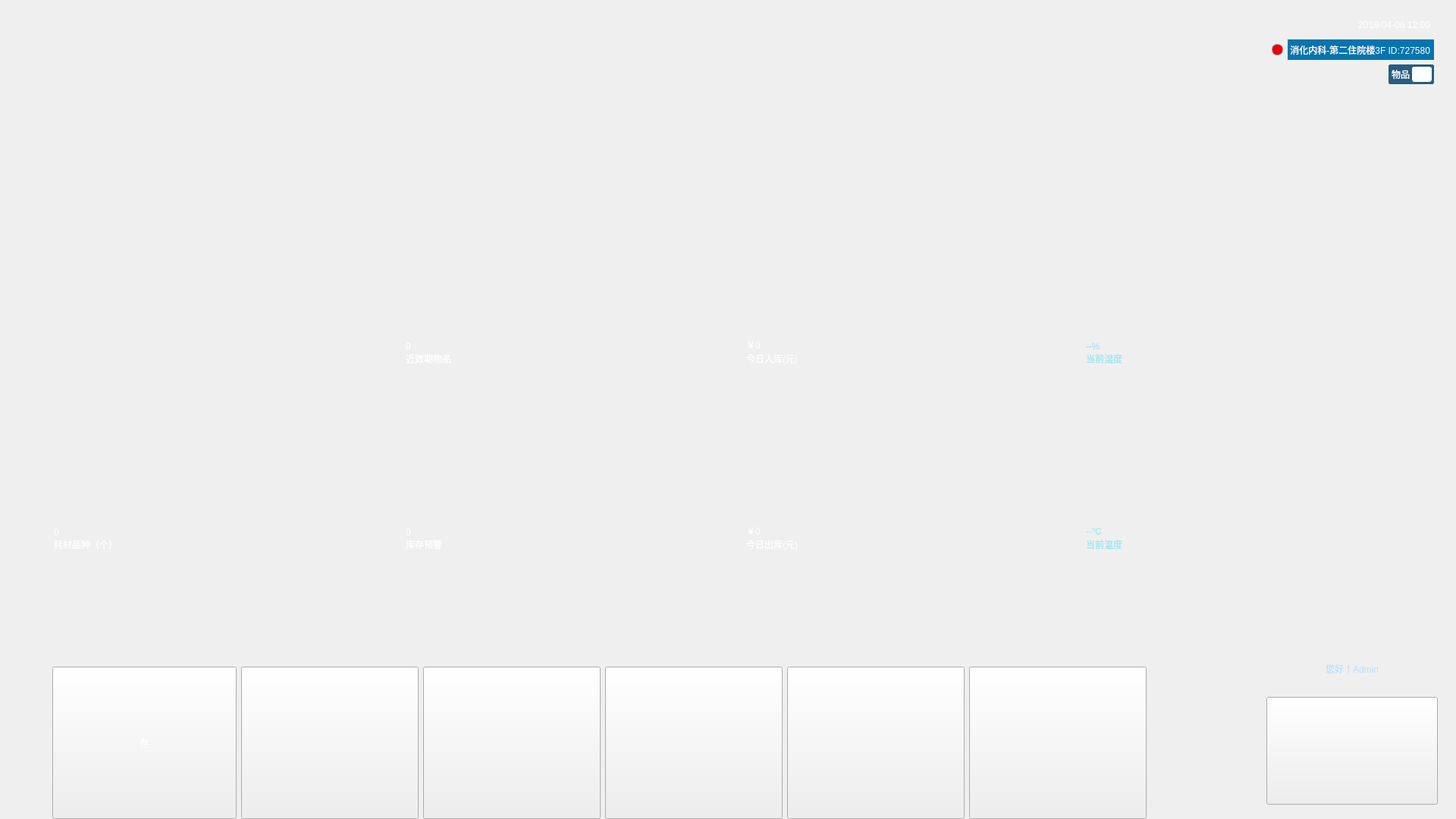
<?xml version="1.0" encoding="UTF-8"?>
<ui version="4.0">
 <class>AIOMachine</class>
 <widget class="QWidget" name="AIOMachine">
  <property name="geometry">
   <rect>
    <x>0</x>
    <y>0</y>
    <width>1920</width>
    <height>1080</height>
   </rect>
  </property>
  <property name="sizePolicy">
   <sizepolicy hsizetype="Maximum" vsizetype="Expanding">
    <horstretch>0</horstretch>
    <verstretch>0</verstretch>
   </sizepolicy>
  </property>
  <property name="focusPolicy">
   <enum>Qt::StrongFocus</enum>
  </property>
  <property name="windowTitle">
   <string>Form</string>
  </property>
  <property name="styleSheet">
   <string notr="true">#AIOMachine{
border-image: url(:/image/image/aio/bg_new.png);
}</string>
  </property>
  <layout class="QVBoxLayout" name="verticalLayout" stretch="1,8">
   <property name="spacing">
    <number>0</number>
   </property>
   <property name="leftMargin">
    <number>0</number>
   </property>
   <property name="topMargin">
    <number>0</number>
   </property>
   <property name="rightMargin">
    <number>0</number>
   </property>
   <property name="bottomMargin">
    <number>0</number>
   </property>
   <item>
    <layout class="QHBoxLayout" name="horizontalLayout">
     <property name="leftMargin">
      <number>10</number>
     </property>
     <property name="rightMargin">
      <number>20</number>
     </property>
     <item>
      <spacer name="horizontalSpacer">
       <property name="orientation">
        <enum>Qt::Horizontal</enum>
       </property>
       <property name="sizeHint" stdset="0">
        <size>
         <width>40</width>
         <height>20</height>
        </size>
       </property>
      </spacer>
     </item>
     <item>
      <widget class="QFrame" name="frame_3">
       <property name="sizePolicy">
        <sizepolicy hsizetype="Expanding" vsizetype="Preferred">
         <horstretch>0</horstretch>
         <verstretch>0</verstretch>
        </sizepolicy>
       </property>
       <property name="minimumSize">
        <size>
         <width>800</width>
         <height>0</height>
        </size>
       </property>
       <property name="frameShape">
        <enum>QFrame::NoFrame</enum>
       </property>
       <property name="frameShadow">
        <enum>QFrame::Raised</enum>
       </property>
       <layout class="QVBoxLayout" name="verticalLayout_7">
        <item>
         <spacer name="verticalSpacer_3">
          <property name="orientation">
           <enum>Qt::Vertical</enum>
          </property>
          <property name="sizeHint" stdset="0">
           <size>
            <width>20</width>
            <height>40</height>
           </size>
          </property>
         </spacer>
        </item>
        <item>
         <widget class="QLabel" name="msg">
          <property name="minimumSize">
           <size>
            <width>0</width>
            <height>30</height>
           </size>
          </property>
          <property name="styleSheet">
           <string notr="true">font: 16px &quot;WenQuanYi Micro Hei Mono&quot;;
color: rgb(252, 233, 79);</string>
          </property>
          <property name="text">
           <string/>
          </property>
          <property name="alignment">
           <set>Qt::AlignRight|Qt::AlignTrailing|Qt::AlignVCenter</set>
          </property>
         </widget>
        </item>
       </layout>
      </widget>
     </item>
     <item>
      <widget class="QFrame" name="frame">
       <property name="sizePolicy">
        <sizepolicy hsizetype="Maximum" vsizetype="Preferred">
         <horstretch>0</horstretch>
         <verstretch>0</verstretch>
        </sizepolicy>
       </property>
       <property name="minimumSize">
        <size>
         <width>20</width>
         <height>0</height>
        </size>
       </property>
       <property name="frameShape">
        <enum>QFrame::NoFrame</enum>
       </property>
       <property name="frameShadow">
        <enum>QFrame::Raised</enum>
       </property>
       <layout class="QVBoxLayout" name="verticalLayout_2">
        <property name="topMargin">
         <number>20</number>
        </property>
        <item>
         <widget class="QLabel" name="aio_time">
          <property name="styleSheet">
           <string notr="true">color: rgb(255, 255, 255);
font: 18px &quot;WenQuanYi Micro Hei Mono&quot;;
padding-right:2px;</string>
          </property>
          <property name="text">
           <string>2019-04-06 12:00</string>
          </property>
          <property name="alignment">
           <set>Qt::AlignRight|Qt::AlignTrailing|Qt::AlignVCenter</set>
          </property>
         </widget>
        </item>
        <item>
         <layout class="QHBoxLayout" name="horizontalLayout_8">
          <item>
           <spacer name="horizontalSpacer_7">
            <property name="orientation">
             <enum>Qt::Horizontal</enum>
            </property>
            <property name="sizeType">
             <enum>QSizePolicy::Expanding</enum>
            </property>
            <property name="sizeHint" stdset="0">
             <size>
              <width>40</width>
              <height>20</height>
             </size>
            </property>
           </spacer>
          </item>
          <item>
           <widget class="QPushButton" name="netState">
            <property name="enabled">
             <bool>true</bool>
            </property>
            <property name="sizePolicy">
             <sizepolicy hsizetype="Maximum" vsizetype="Maximum">
              <horstretch>0</horstretch>
              <verstretch>0</verstretch>
             </sizepolicy>
            </property>
            <property name="maximumSize">
             <size>
              <width>15</width>
              <height>15</height>
             </size>
            </property>
            <property name="focusPolicy">
             <enum>Qt::NoFocus</enum>
            </property>
            <property name="styleSheet">
             <string notr="true">#netState::checked{
border:1px solid rgb(140, 158, 175);
border-radius:7px;
background-color: rgb(147, 224, 0);
}
#netState::!checked{
border:1px solid rgb(140, 158, 175);
border-radius:7px;
background-color: rgb(238, 0, 0);
}</string>
            </property>
            <property name="text">
             <string/>
            </property>
            <property name="checkable">
             <bool>true</bool>
            </property>
            <property name="checked">
             <bool>false</bool>
            </property>
            <property name="autoRepeat">
             <bool>false</bool>
            </property>
            <property name="autoExclusive">
             <bool>false</bool>
            </property>
           </widget>
          </item>
          <item>
           <widget class="QLabel" name="aio_info">
            <property name="sizePolicy">
             <sizepolicy hsizetype="Maximum" vsizetype="Preferred">
              <horstretch>0</horstretch>
              <verstretch>0</verstretch>
             </sizepolicy>
            </property>
            <property name="styleSheet">
             <string notr="true">background-color: #0475AE;
color: rgb(255, 255, 255);
font: 16px &quot;WenQuanYi Micro Hei Mono&quot;;
padding-right:2px;</string>
            </property>
            <property name="text">
             <string>消化内科-第二住院楼3F ID:727580</string>
            </property>
            <property name="alignment">
             <set>Qt::AlignRight|Qt::AlignTrailing|Qt::AlignVCenter</set>
            </property>
           </widget>
          </item>
         </layout>
        </item>
        <item>
         <layout class="QHBoxLayout" name="horizontalLayout_4" stretch="1,0,0">
          <item>
           <spacer name="horizontalSpacer_2">
            <property name="orientation">
             <enum>Qt::Horizontal</enum>
            </property>
            <property name="sizeType">
             <enum>QSizePolicy::Preferred</enum>
            </property>
            <property name="sizeHint" stdset="0">
             <size>
              <width>10</width>
              <height>20</height>
             </size>
            </property>
           </spacer>
          </item>
          <item>
           <widget class="QPushButton" name="setting">
            <property name="sizePolicy">
             <sizepolicy hsizetype="Maximum" vsizetype="Preferred">
              <horstretch>0</horstretch>
              <verstretch>0</verstretch>
             </sizepolicy>
            </property>
            <property name="maximumSize">
             <size>
              <width>35</width>
              <height>40</height>
             </size>
            </property>
            <property name="focusPolicy">
             <enum>Qt::NoFocus</enum>
            </property>
            <property name="styleSheet">
             <string notr="true">border:0px solid grey;
image: url(:/image/image/aio/set.png);</string>
            </property>
            <property name="text">
             <string/>
            </property>
            <property name="flat">
             <bool>false</bool>
            </property>
           </widget>
          </item>
          <item>
           <widget class="QFrame" name="mode_switch">
            <property name="sizePolicy">
             <sizepolicy hsizetype="Maximum" vsizetype="Preferred">
              <horstretch>0</horstretch>
              <verstretch>0</verstretch>
             </sizepolicy>
            </property>
            <property name="styleSheet">
             <string notr="true">#mode_switch{
	background-color: #255E80;
	border:3px solid #255E80;
	border-radius:3px;
}
QPushButton{
	font: 16px &quot;WenQuanYi Micro Hei Mono&quot;;
	background-color: rgb(255, 255, 255);
	color:rgb(255, 255, 255);
	border:1px solid rgb(255, 255, 255);
	border-radius:3px;
}
QPushButton::checked{
	font: 16px &quot;WenQuanYi Micro Hei Mono&quot;;
	background-color: #255E80;
	color:rgb(255, 255, 255);
	border:1px solid #255E80;
	border-radius:3px;
}</string>
            </property>
            <layout class="QHBoxLayout" name="horizontalLayout_10">
             <property name="spacing">
              <number>2</number>
             </property>
             <property name="leftMargin">
              <number>0</number>
             </property>
             <property name="topMargin">
              <number>0</number>
             </property>
             <property name="rightMargin">
              <number>0</number>
             </property>
             <property name="bottomMargin">
              <number>0</number>
             </property>
             <item>
              <widget class="QPushButton" name="mode_view">
               <property name="sizePolicy">
                <sizepolicy hsizetype="Maximum" vsizetype="Fixed">
                 <horstretch>0</horstretch>
                 <verstretch>0</verstretch>
                </sizepolicy>
               </property>
               <property name="focusPolicy">
                <enum>Qt::NoFocus</enum>
               </property>
               <property name="text">
                <string>物品</string>
               </property>
               <property name="checkable">
                <bool>true</bool>
               </property>
               <property name="checked">
                <bool>true</bool>
               </property>
               <property name="autoExclusive">
                <bool>true</bool>
               </property>
              </widget>
             </item>
             <item>
              <widget class="QPushButton" name="mode_temp">
               <property name="sizePolicy">
                <sizepolicy hsizetype="Maximum" vsizetype="Fixed">
                 <horstretch>0</horstretch>
                 <verstretch>0</verstretch>
                </sizepolicy>
               </property>
               <property name="focusPolicy">
                <enum>Qt::NoFocus</enum>
               </property>
               <property name="text">
                <string>温度</string>
               </property>
               <property name="checkable">
                <bool>true</bool>
               </property>
               <property name="autoExclusive">
                <bool>true</bool>
               </property>
              </widget>
             </item>
            </layout>
           </widget>
          </item>
         </layout>
        </item>
       </layout>
      </widget>
     </item>
    </layout>
   </item>
   <item>
    <widget class="QStackedWidget" name="stackedWidget">
     <property name="currentIndex">
      <number>0</number>
     </property>
     <widget class="QWidget" name="page_overview">
      <property name="styleSheet">
       <string notr="true"/>
      </property>
      <layout class="QVBoxLayout" name="verticalLayout_4" stretch="12,4">
       <property name="spacing">
        <number>0</number>
       </property>
       <property name="leftMargin">
        <number>0</number>
       </property>
       <property name="topMargin">
        <number>0</number>
       </property>
       <property name="rightMargin">
        <number>0</number>
       </property>
       <property name="bottomMargin">
        <number>0</number>
       </property>
       <item>
        <layout class="QHBoxLayout" name="horizontalLayout_3" stretch="1,1,4,2">
         <property name="spacing">
          <number>10</number>
         </property>
         <property name="leftMargin">
          <number>58</number>
         </property>
         <property name="topMargin">
          <number>140</number>
         </property>
         <property name="rightMargin">
          <number>58</number>
         </property>
         <property name="bottomMargin">
          <number>100</number>
         </property>
         <item>
          <widget class="QLabel" name="num_goods">
           <property name="styleSheet">
            <string notr="true">border-image: url(:/image/image/aio/btn_home_hcpz.png);
font: 75 18px &quot;WenQuanYi Micro Hei Mono&quot;;
color: rgb(255, 255, 255);
padding-left:10px;
padding-bottom:10px;
</string>
           </property>
           <property name="text">
            <string>0
耗材品种（个）</string>
           </property>
           <property name="alignment">
            <set>Qt::AlignBottom|Qt::AlignLeading|Qt::AlignLeft</set>
           </property>
          </widget>
         </item>
         <item>
          <widget class="QLabel" name="label">
           <property name="styleSheet">
            <string notr="true">border-image: url(:/image/image/aio/tip_home_check.png);
font: 75 18px &quot;WenQuanYi Micro Hei Mono&quot;;
color: rgb(255, 255, 255);
padding-left:10px;
padding-bottom:10px;
</string>
           </property>
           <property name="text">
            <string/>
           </property>
           <property name="alignment">
            <set>Qt::AlignBottom|Qt::AlignLeading|Qt::AlignLeft</set>
           </property>
          </widget>
         </item>
         <item>
          <layout class="QGridLayout" name="gridLayout">
           <property name="spacing">
            <number>10</number>
           </property>
           <item row="1" column="1">
            <widget class="QLabel" name="num_today_out">
             <property name="styleSheet">
              <string notr="true">border-image: url(:/image/image/aio/btn_home_jrck.png);
font: 75 18px &quot;WenQuanYi Micro Hei Mono&quot;;
color: rgb(255, 255, 255);
padding-left:10px;
padding-bottom:10px;
</string>
             </property>
             <property name="text">
              <string>￥0
今日出库(元)</string>
             </property>
             <property name="alignment">
              <set>Qt::AlignBottom|Qt::AlignLeading|Qt::AlignLeft</set>
             </property>
            </widget>
           </item>
           <item row="0" column="0">
            <widget class="QLabel" name="num_expired">
             <property name="styleSheet">
              <string notr="true">border-image: url(:/image/image/aio/btn_home_byck.png);
font: 75 18px &quot;WenQuanYi Micro Hei Mono&quot;;
color: rgb(255, 255, 255);
padding-left:10px;
padding-bottom:10px;
</string>
             </property>
             <property name="text">
              <string>0
近效期物品</string>
             </property>
             <property name="alignment">
              <set>Qt::AlignBottom|Qt::AlignLeading|Qt::AlignLeft</set>
             </property>
            </widget>
           </item>
           <item row="0" column="1">
            <widget class="QLabel" name="num_today_in">
             <property name="styleSheet">
              <string notr="true">border-image: url(:/image/image/aio/btn_home_jrrk.png);
font: 75 18px &quot;WenQuanYi Micro Hei Mono&quot;;
color: rgb(255, 255, 255);
padding-left:10px;
padding-bottom:10px;
</string>
             </property>
             <property name="text">
              <string>￥0
今日入库(元)</string>
             </property>
             <property name="alignment">
              <set>Qt::AlignBottom|Qt::AlignLeading|Qt::AlignLeft</set>
             </property>
            </widget>
           </item>
           <item row="1" column="0">
            <widget class="QLabel" name="num_warning_rep">
             <property name="styleSheet">
              <string notr="true">border-image: url(:/image/image/aio/btn_home_jxqwp.png);
font: 75 18px &quot;WenQuanYi Micro Hei Mono&quot;;
color: rgb(255, 255, 255);
padding-left:10px;
padding-bottom:10px;
</string>
             </property>
             <property name="text">
              <string>0
库存预警</string>
             </property>
             <property name="alignment">
              <set>Qt::AlignBottom|Qt::AlignLeading|Qt::AlignLeft</set>
             </property>
            </widget>
           </item>
          </layout>
         </item>
         <item>
          <layout class="QVBoxLayout" name="verticalLayout_13">
           <property name="spacing">
            <number>10</number>
           </property>
           <property name="leftMargin">
            <number>0</number>
           </property>
           <item>
            <widget class="QLabel" name="lab_hum">
             <property name="styleSheet">
              <string notr="true">border-image: url(:/image/image/aio/monitor_humidity.png);
font: 75 24px &quot;WenQuanYi Micro Hei Mono&quot;;
color: #9BE5F0;
padding-left:10px;
padding-bottom:10px;
</string>
             </property>
             <property name="text">
              <string>--%
当前湿度</string>
             </property>
             <property name="alignment">
              <set>Qt::AlignBottom|Qt::AlignLeading|Qt::AlignLeft</set>
             </property>
            </widget>
           </item>
           <item>
            <widget class="QLabel" name="lab_temp">
             <property name="styleSheet">
              <string notr="true">border-image: url(:/image/image/aio/monitor_temperature.png);
font: 75 24px &quot;Microsoft YaHei&quot;;
color: #9BE5F0;
padding-left:10px;
padding-bottom:10px;
</string>
             </property>
             <property name="text">
              <string>--℃
当前温度</string>
             </property>
             <property name="alignment">
              <set>Qt::AlignBottom|Qt::AlignLeading|Qt::AlignLeft</set>
             </property>
            </widget>
           </item>
          </layout>
         </item>
        </layout>
       </item>
       <item>
        <layout class="QHBoxLayout" name="horizontalLayout_2">
         <property name="spacing">
          <number>0</number>
         </property>
         <item>
          <widget class="QFrame" name="frame_2">
           <property name="frameShape">
            <enum>QFrame::NoFrame</enum>
           </property>
           <property name="frameShadow">
            <enum>QFrame::Raised</enum>
           </property>
           <layout class="QHBoxLayout" name="horizontalLayout_5" stretch="0,5,3">
            <property name="leftMargin">
             <number>68</number>
            </property>
            <property name="rightMargin">
             <number>9</number>
            </property>
            <property name="bottomMargin">
             <number>0</number>
            </property>
            <item>
             <widget class="QFrame" name="frame_aio">
              <property name="sizePolicy">
               <sizepolicy hsizetype="Expanding" vsizetype="Preferred">
                <horstretch>0</horstretch>
                <verstretch>0</verstretch>
               </sizepolicy>
              </property>
              <property name="minimumSize">
               <size>
                <width>0</width>
                <height>0</height>
               </size>
              </property>
              <layout class="QHBoxLayout" name="aio_btn_layout">
               <property name="leftMargin">
                <number>1</number>
               </property>
               <property name="topMargin">
                <number>30</number>
               </property>
               <property name="bottomMargin">
                <number>0</number>
               </property>
               <item>
                <widget class="QPushButton" name="cur_state">
                 <property name="sizePolicy">
                  <sizepolicy hsizetype="Preferred" vsizetype="Preferred">
                   <horstretch>0</horstretch>
                   <verstretch>0</verstretch>
                  </sizepolicy>
                 </property>
                 <property name="minimumSize">
                  <size>
                   <width>243</width>
                   <height>158</height>
                  </size>
                 </property>
                 <property name="maximumSize">
                  <size>
                   <width>158</width>
                   <height>234</height>
                  </size>
                 </property>
                 <property name="focusPolicy">
                  <enum>Qt::NoFocus</enum>
                 </property>
                 <property name="styleSheet">
                  <string notr="true">#cur_state{
	border-image:url(:/image/image/aio/btn_bottom_null.png);
	font: 75 80px &quot;WenQuanYi Micro Hei Mono&quot;;
border-bottom:35px;
	color: rgb(255, 255, 255);
}

#cur_state:pressed{
	border-image: url(:/image/image/aio/btn_bottom_null.png);
font: 75 60px &quot;WenQuanYi Micro Hei Mono&quot;;
margin:5px;
border-bottom:35px;
color: rgb(255, 255, 255);
}</string>
                 </property>
                 <property name="text">
                  <string>存</string>
                 </property>
                </widget>
               </item>
               <item>
                <widget class="QPushButton" name="aio_check_create">
                 <property name="sizePolicy">
                  <sizepolicy hsizetype="Preferred" vsizetype="Preferred">
                   <horstretch>0</horstretch>
                   <verstretch>0</verstretch>
                  </sizepolicy>
                 </property>
                 <property name="minimumSize">
                  <size>
                   <width>234</width>
                   <height>0</height>
                  </size>
                 </property>
                 <property name="maximumSize">
                  <size>
                   <width>234</width>
                   <height>16777215</height>
                  </size>
                 </property>
                 <property name="focusPolicy">
                  <enum>Qt::NoFocus</enum>
                 </property>
                 <property name="styleSheet">
                  <string notr="true">#aio_check_create{
	border-image: url(:/image/image/aio/btn_bottom_inventory.png);
}
#aio_check_create:pressed{
	border-image: url(:/image/image/aio/btn_bottom_inventory.png);
margin:5px;
}</string>
                 </property>
                 <property name="text">
                  <string/>
                 </property>
                </widget>
               </item>
               <item>
                <widget class="QPushButton" name="aio_check">
                 <property name="sizePolicy">
                  <sizepolicy hsizetype="Preferred" vsizetype="Preferred">
                   <horstretch>0</horstretch>
                   <verstretch>0</verstretch>
                  </sizepolicy>
                 </property>
                 <property name="minimumSize">
                  <size>
                   <width>234</width>
                   <height>0</height>
                  </size>
                 </property>
                 <property name="maximumSize">
                  <size>
                   <width>234</width>
                   <height>16777215</height>
                  </size>
                 </property>
                 <property name="focusPolicy">
                  <enum>Qt::NoFocus</enum>
                 </property>
                 <property name="styleSheet">
                  <string notr="true">#aio_check{
border-image: url(:/image/image/aio/btn_bottom_check.png);
}
#aio_check:pressed{
border-image: url(:/image/image/aio/btn_bottom_check.png);
margin:5px;
}</string>
                 </property>
                 <property name="text">
                  <string/>
                 </property>
                </widget>
               </item>
               <item>
                <widget class="QPushButton" name="aio_day_report">
                 <property name="sizePolicy">
                  <sizepolicy hsizetype="Preferred" vsizetype="Preferred">
                   <horstretch>0</horstretch>
                   <verstretch>0</verstretch>
                  </sizepolicy>
                 </property>
                 <property name="minimumSize">
                  <size>
                   <width>234</width>
                   <height>0</height>
                  </size>
                 </property>
                 <property name="maximumSize">
                  <size>
                   <width>234</width>
                   <height>16777215</height>
                  </size>
                 </property>
                 <property name="focusPolicy">
                  <enum>Qt::NoFocus</enum>
                 </property>
                 <property name="styleSheet">
                  <string notr="true">#aio_day_report{
border-image: url(:/image/image/aio/btn_bottom_dailyList.png);
}
#aio_day_report:pressed{
border-image: url(:/image/image/aio/btn_bottom_dailyList.png);
margin:5px;
}
</string>
                 </property>
                 <property name="text">
                  <string/>
                 </property>
                </widget>
               </item>
               <item>
                <widget class="QPushButton" name="aio_return">
                 <property name="sizePolicy">
                  <sizepolicy hsizetype="Preferred" vsizetype="Preferred">
                   <horstretch>0</horstretch>
                   <verstretch>0</verstretch>
                  </sizepolicy>
                 </property>
                 <property name="minimumSize">
                  <size>
                   <width>234</width>
                   <height>0</height>
                  </size>
                 </property>
                 <property name="maximumSize">
                  <size>
                   <width>234</width>
                   <height>16777215</height>
                  </size>
                 </property>
                 <property name="focusPolicy">
                  <enum>Qt::NoFocus</enum>
                 </property>
                 <property name="styleSheet">
                  <string notr="true">#aio_return{
border-image: url(:/image/image/aio/btn_bottom_return.png);
}
#aio_return:pressed{
border-image: url(:/image/image/aio/btn_bottom_return.png);
margin:5px;
}</string>
                 </property>
                 <property name="text">
                  <string/>
                 </property>
                </widget>
               </item>
               <item>
                <widget class="QPushButton" name="aio_check_in">
                 <property name="sizePolicy">
                  <sizepolicy hsizetype="Preferred" vsizetype="Preferred">
                   <horstretch>0</horstretch>
                   <verstretch>0</verstretch>
                  </sizepolicy>
                 </property>
                 <property name="minimumSize">
                  <size>
                   <width>234</width>
                   <height>0</height>
                  </size>
                 </property>
                 <property name="maximumSize">
                  <size>
                   <width>234</width>
                   <height>16777215</height>
                  </size>
                 </property>
                 <property name="focusPolicy">
                  <enum>Qt::NoFocus</enum>
                 </property>
                 <property name="styleSheet">
                  <string notr="true">#aio_check_in{
border-image: url(:/image/image/aio/btn_bottom_consume.png);
}
#aio_check_in:pressed{
border-image: url(:/image/image/aio/btn_bottom_consume.png);
margin:5px;
}</string>
                 </property>
                 <property name="text">
                  <string/>
                 </property>
                </widget>
               </item>
               <item>
                <spacer name="horizontalSpacer_5">
                 <property name="orientation">
                  <enum>Qt::Horizontal</enum>
                 </property>
                 <property name="sizeType">
                  <enum>QSizePolicy::Expanding</enum>
                 </property>
                 <property name="sizeHint" stdset="0">
                  <size>
                   <width>2</width>
                   <height>20</height>
                  </size>
                 </property>
                </spacer>
               </item>
              </layout>
             </widget>
            </item>
            <item>
             <spacer name="horizontalSpacer_3">
              <property name="orientation">
               <enum>Qt::Horizontal</enum>
              </property>
              <property name="sizeType">
               <enum>QSizePolicy::Expanding</enum>
              </property>
              <property name="sizeHint" stdset="0">
               <size>
                <width>5000</width>
                <height>20</height>
               </size>
              </property>
             </spacer>
            </item>
            <item>
             <widget class="QFrame" name="frame_quit">
              <property name="sizePolicy">
               <sizepolicy hsizetype="Fixed" vsizetype="Preferred">
                <horstretch>0</horstretch>
                <verstretch>0</verstretch>
               </sizepolicy>
              </property>
              <property name="minimumSize">
               <size>
                <width>250</width>
                <height>0</height>
               </size>
              </property>
              <property name="maximumSize">
               <size>
                <width>250</width>
                <height>16777215</height>
               </size>
              </property>
              <property name="frameShape">
               <enum>QFrame::NoFrame</enum>
              </property>
              <property name="frameShadow">
               <enum>QFrame::Raised</enum>
              </property>
              <layout class="QVBoxLayout" name="verticalLayout_3" stretch="1,3">
               <property name="spacing">
                <number>14</number>
               </property>
               <property name="rightMargin">
                <number>15</number>
               </property>
               <property name="bottomMargin">
                <number>19</number>
               </property>
               <item>
                <widget class="QLabel" name="aio_hello">
                 <property name="styleSheet">
                  <string notr="true">color:#B7E1FE;</string>
                 </property>
                 <property name="text">
                  <string>您好！Admin</string>
                 </property>
                 <property name="alignment">
                  <set>Qt::AlignCenter</set>
                 </property>
                </widget>
               </item>
               <item>
                <widget class="QPushButton" name="aio_quit">
                 <property name="sizePolicy">
                  <sizepolicy hsizetype="Minimum" vsizetype="Preferred">
                   <horstretch>0</horstretch>
                   <verstretch>0</verstretch>
                  </sizepolicy>
                 </property>
                 <property name="focusPolicy">
                  <enum>Qt::NoFocus</enum>
                 </property>
                 <property name="styleSheet">
                  <string notr="true">#aio_quit{
border-image: url(:/image/image/aio/btn_log_signout.png);
}
#aio_quit:pressed{
border-image: url(:/image/image/aio/btn_log_signout.png);
margin:8px;
}</string>
                 </property>
                 <property name="text">
                  <string/>
                 </property>
                </widget>
               </item>
              </layout>
             </widget>
            </item>
           </layout>
          </widget>
         </item>
        </layout>
       </item>
      </layout>
     </widget>
     <widget class="QWidget" name="page_table">
      <layout class="QHBoxLayout" name="horizontalLayout_6" stretch="1,9">
       <property name="leftMargin">
        <number>50</number>
       </property>
       <property name="topMargin">
        <number>70</number>
       </property>
       <item>
        <layout class="QVBoxLayout" name="verticalLayout_5">
         <property name="spacing">
          <number>30</number>
         </property>
         <item>
          <widget class="QLabel" name="tab_title">
           <property name="minimumSize">
            <size>
             <width>174</width>
             <height>110</height>
            </size>
           </property>
           <property name="maximumSize">
            <size>
             <width>174</width>
             <height>110</height>
            </size>
           </property>
           <property name="styleSheet">
            <string notr="true">border-image: url(:/image/image/aio/list_title_bg.png);
font: 75 34px &quot;WenQuanYi Micro Hei Mono&quot;;
color: rgb(255, 255, 255);</string>
           </property>
           <property name="text">
            <string>库存物品</string>
           </property>
           <property name="alignment">
            <set>Qt::AlignCenter</set>
           </property>
          </widget>
         </item>
         <item>
          <widget class="QPushButton" name="tab_back">
           <property name="minimumSize">
            <size>
             <width>174</width>
             <height>110</height>
            </size>
           </property>
           <property name="maximumSize">
            <size>
             <width>174</width>
             <height>110</height>
            </size>
           </property>
           <property name="focusPolicy">
            <enum>Qt::NoFocus</enum>
           </property>
           <property name="styleSheet">
            <string notr="true">border-image: url(:/image/image/aio/list_back_bg.png);</string>
           </property>
           <property name="text">
            <string/>
           </property>
          </widget>
         </item>
         <item>
          <spacer name="verticalSpacer_2">
           <property name="orientation">
            <enum>Qt::Vertical</enum>
           </property>
           <property name="sizeHint" stdset="0">
            <size>
             <width>20</width>
             <height>40</height>
            </size>
           </property>
          </spacer>
         </item>
        </layout>
       </item>
       <item>
        <layout class="QVBoxLayout" name="verticalLayout_6" stretch="12,1">
         <property name="rightMargin">
          <number>35</number>
         </property>
         <property name="bottomMargin">
          <number>20</number>
         </property>
         <item>
          <widget class="QTableWidget" name="info_table">
           <property name="frameShape">
            <enum>QFrame::NoFrame</enum>
           </property>
           <property name="selectionMode">
            <enum>QAbstractItemView::SingleSelection</enum>
           </property>
           <property name="selectionBehavior">
            <enum>QAbstractItemView::SelectRows</enum>
           </property>
           <attribute name="horizontalHeaderStretchLastSection">
            <bool>false</bool>
           </attribute>
           <attribute name="verticalHeaderVisible">
            <bool>false</bool>
           </attribute>
          </widget>
         </item>
         <item>
          <layout class="QHBoxLayout" name="horizontalLayout_7">
           <property name="spacing">
            <number>30</number>
           </property>
           <item>
            <spacer name="horizontalSpacer_4">
             <property name="orientation">
              <enum>Qt::Horizontal</enum>
             </property>
             <property name="sizeHint" stdset="0">
              <size>
               <width>40</width>
               <height>20</height>
              </size>
             </property>
            </spacer>
           </item>
           <item>
            <widget class="QPushButton" name="tab_last">
             <property name="minimumSize">
              <size>
               <width>226</width>
               <height>74</height>
              </size>
             </property>
             <property name="focusPolicy">
              <enum>Qt::NoFocus</enum>
             </property>
             <property name="styleSheet">
              <string notr="true">border-image: url(:/image/image/aio/btn_previous.png);</string>
             </property>
             <property name="text">
              <string/>
             </property>
            </widget>
           </item>
           <item>
            <widget class="QPushButton" name="tab_next">
             <property name="minimumSize">
              <size>
               <width>226</width>
               <height>74</height>
              </size>
             </property>
             <property name="focusPolicy">
              <enum>Qt::NoFocus</enum>
             </property>
             <property name="styleSheet">
              <string notr="true">border-image: url(:/image/image/aio/btn_next.png);</string>
             </property>
             <property name="text">
              <string/>
             </property>
            </widget>
           </item>
          </layout>
         </item>
        </layout>
       </item>
      </layout>
     </widget>
     <widget class="QWidget" name="page_temp">
      <layout class="QVBoxLayout" name="verticalLayout_8" stretch="62,28">
       <property name="bottomMargin">
        <number>9</number>
       </property>
       <item>
        <layout class="QVBoxLayout" name="verticalLayout_10">
         <property name="topMargin">
          <number>10</number>
         </property>
         <property name="bottomMargin">
          <number>10</number>
         </property>
         <item>
          <spacer name="verticalSpacer_5">
           <property name="orientation">
            <enum>Qt::Vertical</enum>
           </property>
           <property name="sizeType">
            <enum>QSizePolicy::Preferred</enum>
           </property>
           <property name="sizeHint" stdset="0">
            <size>
             <width>20</width>
             <height>10</height>
            </size>
           </property>
          </spacer>
         </item>
         <item>
          <layout class="QGridLayout" name="layout_temp">
           <property name="sizeConstraint">
            <enum>QLayout::SetMinimumSize</enum>
           </property>
          </layout>
         </item>
         <item>
          <spacer name="verticalSpacer_6">
           <property name="orientation">
            <enum>Qt::Vertical</enum>
           </property>
           <property name="sizeType">
            <enum>QSizePolicy::Preferred</enum>
           </property>
           <property name="sizeHint" stdset="0">
            <size>
             <width>20</width>
             <height>10</height>
            </size>
           </property>
          </spacer>
         </item>
        </layout>
       </item>
       <item>
        <layout class="QVBoxLayout" name="verticalLayout_12">
         <property name="sizeConstraint">
          <enum>QLayout::SetFixedSize</enum>
         </property>
         <item>
          <widget class="QFrame" name="frame_dev_panel">
           <property name="styleSheet">
            <string notr="true">background-color: #96D9FF;</string>
           </property>
           <layout class="QHBoxLayout" name="horizontalLayout_9">
            <property name="leftMargin">
             <number>0</number>
            </property>
            <item>
             <widget class="QFrame" name="frame_selected_dev">
              <property name="sizePolicy">
               <sizepolicy hsizetype="Maximum" vsizetype="Preferred">
                <horstretch>0</horstretch>
                <verstretch>0</verstretch>
               </sizepolicy>
              </property>
              <property name="styleSheet">
               <string notr="true">QLineEdit{
	background-color: rgb(255, 255, 255);
	border-width:0px 0px 1px 0px;
    border-style: solid;
    border-color: #2079BD;
}
QLabel{
	color:rgb(10,193,254);
	border-width:0px 0px 1px 0px;
    border-style: solid;
    border-color: #2079BD;
}
QPushButton{
	color:rgb(10,193,254);
}
QCheckBox{
color:rgb(10,193,254);
margin-left:0px;
spacing:5px;
}
QCheckBox::indicator:checked{
	width: 20px;height:20px;
	image: url(:/image/checked_checkbox.png);
}
QCheckBox::indicator:!checked{
	width: 20px;height:20px;
	image: url(:/image/unchecked_checkbox.png);
}</string>
              </property>
              <property name="frameShape">
               <enum>QFrame::StyledPanel</enum>
              </property>
              <property name="frameShadow">
               <enum>QFrame::Raised</enum>
              </property>
              <layout class="QVBoxLayout" name="verticalLayout_11" stretch="1,1,1,1,0,2">
               <item>
                <widget class="QLabel" name="set_dev_name">
                 <property name="text">
                  <string>TextLabel</string>
                 </property>
                 <property name="alignment">
                  <set>Qt::AlignCenter</set>
                 </property>
                </widget>
               </item>
               <item>
                <layout class="QHBoxLayout" name="horizontalLayout_11">
                 <property name="spacing">
                  <number>0</number>
                 </property>
                 <item>
                  <widget class="QLabel" name="label_2">
                   <property name="text">
                    <string>温度上限</string>
                   </property>
                  </widget>
                 </item>
                 <item>
                  <widget class="QLineEdit" name="set_temp_max">
                   <property name="sizePolicy">
                    <sizepolicy hsizetype="Expanding" vsizetype="Preferred">
                     <horstretch>0</horstretch>
                     <verstretch>0</verstretch>
                    </sizepolicy>
                   </property>
                   <property name="maximumSize">
                    <size>
                     <width>100</width>
                     <height>16777215</height>
                    </size>
                   </property>
                   <property name="inputMethodHints">
                    <set>Qt::ImhFormattedNumbersOnly</set>
                   </property>
                   <property name="text">
                    <string>12</string>
                   </property>
                   <property name="alignment">
                    <set>Qt::AlignCenter</set>
                   </property>
                  </widget>
                 </item>
                </layout>
               </item>
               <item>
                <layout class="QHBoxLayout" name="horizontalLayout_13">
                 <property name="spacing">
                  <number>0</number>
                 </property>
                 <item>
                  <widget class="QLabel" name="label_3">
                   <property name="text">
                    <string>温度下限</string>
                   </property>
                  </widget>
                 </item>
                 <item>
                  <widget class="QLineEdit" name="set_temp_min">
                   <property name="sizePolicy">
                    <sizepolicy hsizetype="Expanding" vsizetype="Preferred">
                     <horstretch>0</horstretch>
                     <verstretch>0</verstretch>
                    </sizepolicy>
                   </property>
                   <property name="maximumSize">
                    <size>
                     <width>100</width>
                     <height>16777215</height>
                    </size>
                   </property>
                   <property name="inputMethodHints">
                    <set>Qt::ImhFormattedNumbersOnly</set>
                   </property>
                   <property name="alignment">
                    <set>Qt::AlignCenter</set>
                   </property>
                  </widget>
                 </item>
                </layout>
               </item>
               <item>
                <layout class="QHBoxLayout" name="horizontalLayout_16">
                 <property name="spacing">
                  <number>0</number>
                 </property>
                 <item>
                  <widget class="QLabel" name="label_6">
                   <property name="text">
                    <string>上报间隔</string>
                   </property>
                  </widget>
                 </item>
                 <item>
                  <widget class="QLineEdit" name="set_report_time">
                   <property name="sizePolicy">
                    <sizepolicy hsizetype="Expanding" vsizetype="Preferred">
                     <horstretch>0</horstretch>
                     <verstretch>0</verstretch>
                    </sizepolicy>
                   </property>
                   <property name="maximumSize">
                    <size>
                     <width>100</width>
                     <height>16777215</height>
                    </size>
                   </property>
                   <property name="inputMethodHints">
                    <set>Qt::ImhFormattedNumbersOnly</set>
                   </property>
                   <property name="alignment">
                    <set>Qt::AlignCenter</set>
                   </property>
                  </widget>
                 </item>
                </layout>
               </item>
               <item>
                <widget class="QCheckBox" name="set_sound_off">
                 <property name="text">
                  <string>设备静音</string>
                 </property>
                </widget>
               </item>
               <item>
                <widget class="QPushButton" name="set_dev_params">
                 <property name="sizePolicy">
                  <sizepolicy hsizetype="Minimum" vsizetype="Preferred">
                   <horstretch>0</horstretch>
                   <verstretch>0</verstretch>
                  </sizepolicy>
                 </property>
                 <property name="text">
                  <string>应用</string>
                 </property>
                </widget>
               </item>
              </layout>
             </widget>
            </item>
            <item>
             <layout class="QVBoxLayout" name="verticalLayout_9"/>
            </item>
           </layout>
          </widget>
         </item>
         <item>
          <spacer name="verticalSpacer">
           <property name="orientation">
            <enum>Qt::Vertical</enum>
           </property>
           <property name="sizeType">
            <enum>QSizePolicy::Preferred</enum>
           </property>
           <property name="sizeHint" stdset="0">
            <size>
             <width>20</width>
             <height>1</height>
            </size>
           </property>
          </spacer>
         </item>
        </layout>
       </item>
      </layout>
     </widget>
    </widget>
   </item>
  </layout>
 </widget>
 <resources/>
 <connections/>
</ui>
